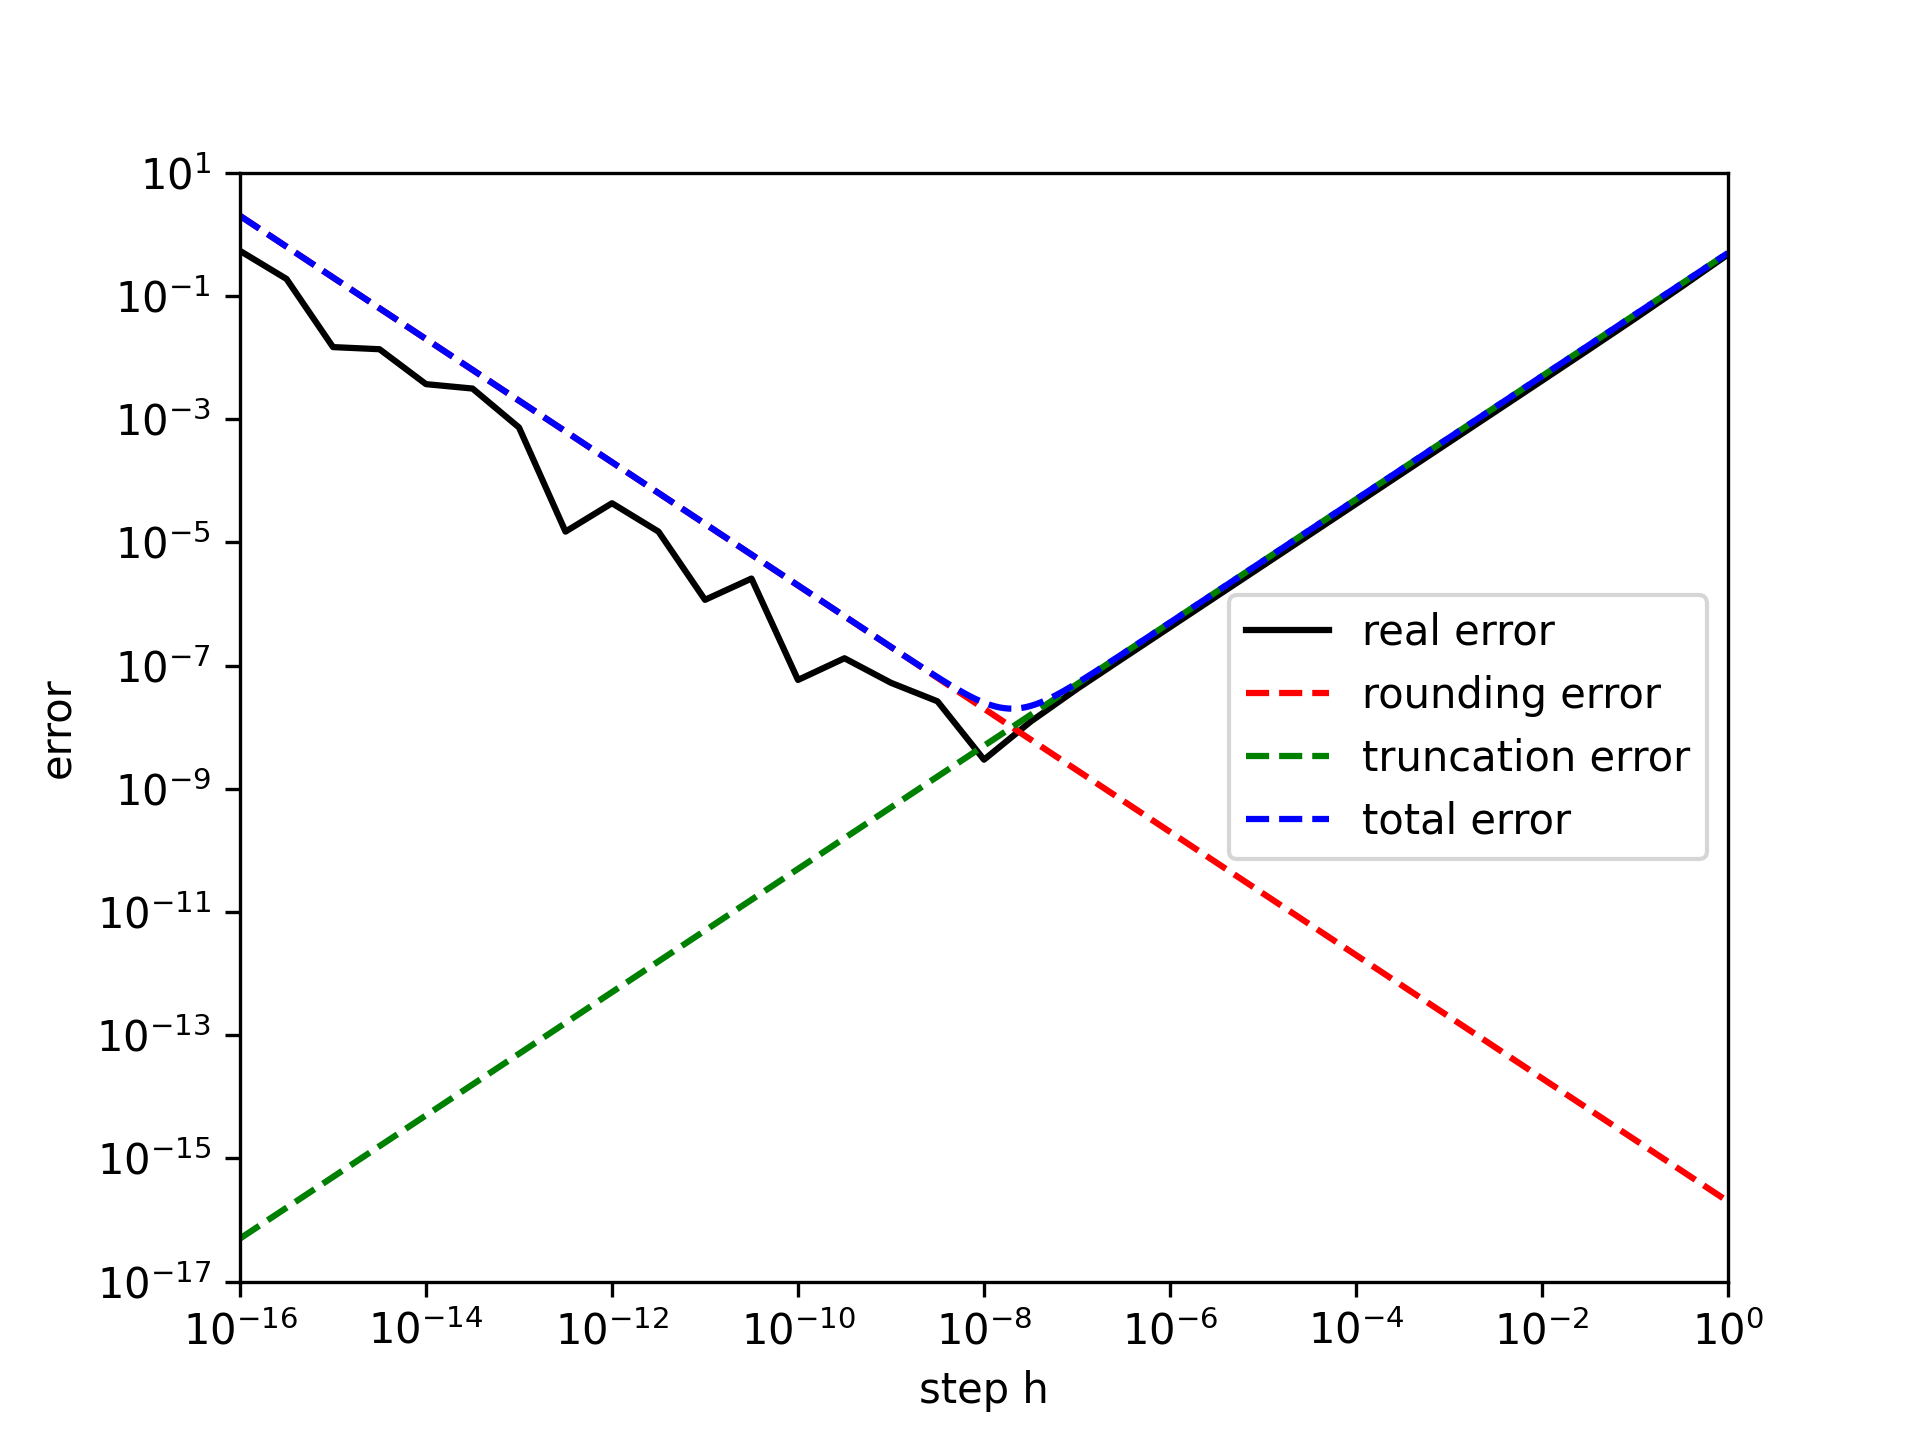

Generate this figure with Python:
import numpy as np
from matplotlib import pyplot as plt


def f(x):
    return np.sin(x, dtype=np.float64)


def f_der(x):
    return np.cos(x, dtype=np.float64)


def main():
    _, ax = plt.subplots()
    ax.set_xscale('log', base=10)
    ax.set_yscale('log', base=10)
    ax.set_xlabel('step h')
    ax.set_ylabel('error')

    # plot real error
    step_list = np.logspace(-16, 0, 33, dtype=np.float64)
    eps_list = []
    for step in step_list:
        x = 1
        approx_der = (f(x + step) - f(x)) / step
        real_der = f_der(x)
        eps = np.abs(approx_der - real_der) / np.abs(real_der)
        eps_list.append(eps)
    ax.plot(step_list, eps_list, 'k-', label='real error')

    # plot rounding error, truncation error and total error
    x_range = np.logspace(-16, 0, 1000, dtype=np.float64)
    M = np.float64(1)
    eps_machine = np.power(10, -16, dtype=np.float64)
    ax.plot(x_range, 2 * eps_machine / x_range, 'r--', label='rounding error')
    ax.plot(x_range, M * x_range / 2, 'g--', label='truncation error')
    ax.plot(x_range, 2 * eps_machine / x_range + M *
            x_range / 2, 'b--', label='total error')

    ax.legend()
    ax.set_xticks(np.logspace(-16, 0, 9))
    ax.set_yticks(np.logspace(-17, 1, 10))
    ax.set_xlim(1e-16, 1)
    ax.set_ylim(1e-17, 10)

    # save figure
    plt.savefig('lab1-1.png', dpi=300)


if __name__ == '__main__':
    main()
